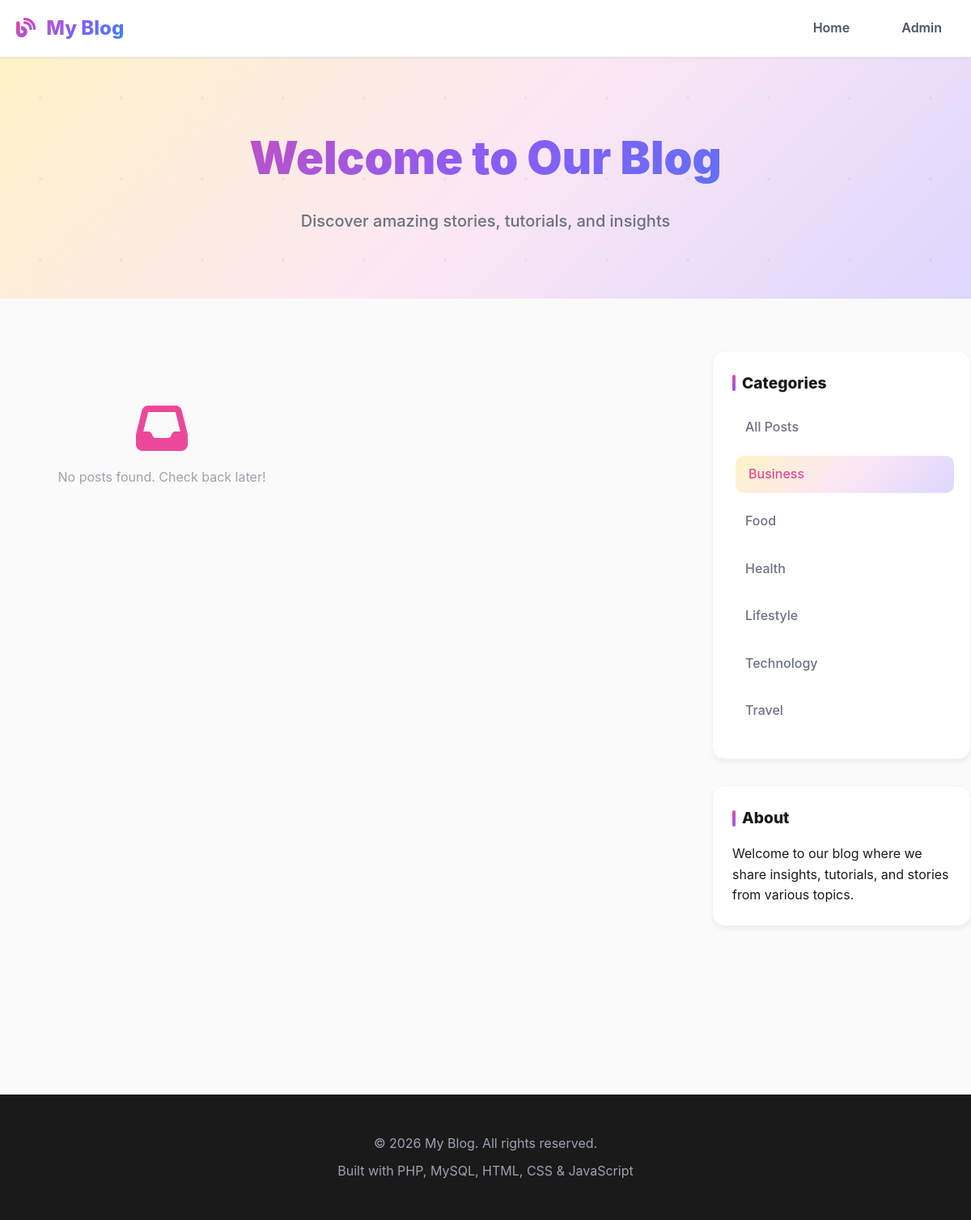
Screenshot of /index.php?category=6 with the database file from the repository.
### tables this page shows
CREATE TABLE IF NOT EXISTS categories (
    id INT PRIMARY KEY AUTO_INCREMENT,
    name VARCHAR(100) NOT NULL,
    created_at TIMESTAMP DEFAULT CURRENT_TIMESTAMP
);

### index.php (the view, shortened to what this page needs)
<?php
require_once 'includes/config.php';
$posts_per_page = 6;
$page = isset($_GET['page']) ? (int)$_GET['page'] : 1;
$offset = ($page - 1) * $posts_per_page;
$category_filter = isset($_GET['category']) ? (int)$_GET['category'] : 0;
$where_clause = $category_filter ? "WHERE p.category_id = $category_filter" : "";
$total_query = "SELECT COUNT(*) as total FROM posts p $where_clause";
$total_result = $conn->query($total_query);
$query = "SELECT p.*, c.name as category_name,
          (SELECT COUNT(*) FROM comments WHERE post_id = p.id) as comment_count
          FROM posts p
          LEFT JOIN categories c ON p.category_id = c.id
          $where_clause
          ORDER BY p.created_at DESC
          LIMIT $offset, $posts_per_page";
$posts = $conn->query($query);
$categories = $conn->query("SELECT * FROM categories ORDER BY name");
include 'includes/header.php';
?>
<div class="hero">
    <div class="container">
        <h1>Welcome to Our Blog</h1>
        <p>Discover amazing stories, tutorials, and insights</p>
    </div>
</div>
<div class="container main-content">
    <div class="content-wrapper">
        <div class="posts-grid">
            <?php if ($posts->num_rows > 0): ?>
                <?php while($post = $posts->fetch_assoc()): ?>
                    <article class="post-card">
                        <div class="post-meta">
                            <span class="category"><?php echo htmlspecialchars($post['category_name']); ?></span>
                            <span class="date"><i class="far fa-calendar"></i> <?php echo date('M d, Y', strtotime($post['created_at'])); ?></span>
                        </div>
                        <h2><a href="post.php?id=<?php echo $post['id']; ?>"><?php echo htmlspecialchars($post['title']); ?></a></h2>
                        <p><?php echo substr(strip_tags($post['content']), 0, 150); ?>...</p>
                        <div class="post-footer">
                            <span class="author"><i class="fas fa-user"></i> <?php echo htmlspecialchars($post['author']); ?></span>
                            <span class="comments"><i class="far fa-comments"></i> <?php echo $post['comment_count']; ?> Comments</span>
                        </div>
                        <a href="post.php?id=<?php echo $post['id']; ?>" class="read-more">Read More <i class="fas fa-arrow-right"></i></a>
                    </article>
                <?php endwhile; ?>
            <?php else: ?>
                <div class="no-posts">
                    <i class="fas fa-inbox"></i>
                    <p>No posts found. Check back later!</p>
                </div>
            <?php endif; ?>
        </div>
        <aside class="sidebar">
            <div class="widget">
                <h3>Categories</h3>
                <ul class="category-list">
                    <li><a href="index.php" class="<?php echo !$category_filter ? 'active' : ''; ?>">All Posts</a></li>
                    <?php while($cat = $categories->fetch_assoc()): ?>
                        <li>
                            <a href="index.php?category=<?php echo $cat['id']; ?>"
                               class="<?php echo $category_filter == $cat['id'] ? 'active' : ''; ?>">
                                <?php echo htmlspecialchars($cat['name']); ?>
                            </a>
                        </li>
                    <?php endwhile; ?>
                </ul>
            </div>
            <div class="widget">
                <h3>About</h3>
                <p>Welcome to our blog where we share insights, tutorials, and stories from various topics.</p>
            </div>
        </aside>
    </div>
</div>
<?php include 'includes/footer.php'; ?>

### css/style.css (style rules this page uses)
* { margin: 0; padding: 0; box-sizing: border-box; }
body { font-family: 'Inter', -apple-system, BlinkMacSystemFont, 'Segoe UI', Roboto, sans-serif; line-height: 1.6; color: #1a1a1a; background: #fafafa; }
a { text-decoration: none; color: inherit; transition: all 0.3s ease; }
.container { max-width: 1200px; margin: 0 auto; padding: 0 20px; }
.hero { background: linear-gradient(135deg, #fef3c7 0%, #fce7f3 50%, #ddd6fe 100%); padding: 5rem 0; text-align: center; position: relative; overflow: hidden; }
.hero::before { content: ''; position: absolute; top: 0; left: 0; right: 0; bottom: 0; animation: float 20s linear infinite; }
.hero h1 { font-size: 3.5rem; font-weight: 900; margin-bottom: 1rem; background: linear-gradient(135deg, #ec4899 0%, #8b5cf6 50%, #3b82f6 100%); -webkit-background-clip: text; -webkit-text-fill-color: transparent; background-clip: text; position: relative; z-index: 1; }
.hero p { font-size: 1.25rem; color: #6b7280; font-weight: 500; position: relative; z-index: 1; }
.main-content { padding: 4rem 0; }
.content-wrapper { display: grid; grid-template-columns: 1fr 320px; gap: 3rem; margin-bottom: 2rem; }
.posts-grid { display: grid; grid-template-columns: repeat(auto-fill, minmax(350px, 1fr)); gap: 2rem; }
.sidebar { position: sticky; top: 100px; height: fit-content; }
.widget { background: #ffffff; border-radius: 16px; padding: 1.5rem; margin-bottom: 2rem; box-shadow: 0 4px 6px rgba(0,0,0,0.05); border: 1px solid #f3f4f6; }
.widget h3 { margin-bottom: 1rem; color: #1a1a1a; font-size: 1.2rem; font-weight: 800; display: flex; align-items: center; gap: 8px; }
.widget h3::before { content: ''; width: 4px; height: 20px; background: linear-gradient(135deg, #ec4899, #8b5cf6); border-radius: 2px; }
.category-list { list-style: none; }
.category-list li { margin-bottom: 0.8rem; }
.category-list a { color: #6b7280; display: block; padding: 10px 16px; border-radius: 10px; transition: all 0.3s; font-weight: 500; }
.category-list a:hover, .category-list a.active { background: linear-gradient(135deg, #fef3c7 0%, #fce7f3 50%, #ddd6fe 100%); color: #ec4899; transform: translateX(4px); }
.no-posts { text-align: center; padding: 4rem; color: #9ca3af; }
.no-posts i { font-size: 4rem; margin-bottom: 1rem; display: block; color: #ec4899; }

### rows the page displays
categories: name "Business"
categories: name "Food"
categories: name "Health"
categories: name "Lifestyle"
categories: name "Technology"
categories: name "Travel"

### other values shown
SITE_NAME "My Blog"
